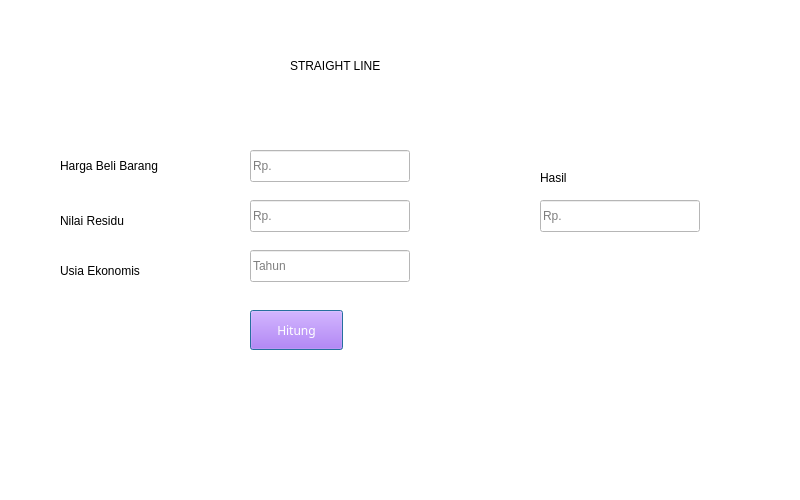
<?xml version="1.0" encoding="UTF-8"?>
<ui version="4.0">
 <class>Dialog</class>
 <widget class="QDialog" name="Dialog">
  <property name="geometry">
   <rect>
    <x>0</x>
    <y>0</y>
    <width>800</width>
    <height>500</height>
   </rect>
  </property>
  <property name="windowTitle">
   <string>Dialog</string>
  </property>
  <widget class="QWidget" name="widget" native="true">
   <property name="geometry">
    <rect>
     <x>0</x>
     <y>0</y>
     <width>800</width>
     <height>500</height>
    </rect>
   </property>
   <property name="styleSheet">
    <string notr="true">Background-color: rgb(255, 255, 255);</string>
   </property>
   <widget class="QLabel" name="label">
    <property name="geometry">
     <rect>
      <x>290</x>
      <y>50</y>
      <width>211</width>
      <height>31</height>
     </rect>
    </property>
    <property name="styleSheet">
     <string notr="true">font: 57 18pt &quot;Dubai Medium&quot;;
color:black;</string>
    </property>
    <property name="text">
     <string>STRAIGHT LINE</string>
    </property>
   </widget>
   <widget class="QLabel" name="label_2">
    <property name="geometry">
     <rect>
      <x>60</x>
      <y>150</y>
      <width>151</width>
      <height>31</height>
     </rect>
    </property>
    <property name="styleSheet">
     <string notr="true">font: 12pt &quot;Dubai&quot;;
color:black;</string>
    </property>
    <property name="text">
     <string>Harga Beli Barang</string>
    </property>
   </widget>
   <widget class="QLineEdit" name="le_Harga">
    <property name="geometry">
     <rect>
      <x>250</x>
      <y>150</y>
      <width>160</width>
      <height>32</height>
     </rect>
    </property>
    <property name="styleSheet">
     <string notr="true">border-color:black;
color:black;</string>
    </property>
    <property name="placeholderText">
     <string>Rp. </string>
    </property>
   </widget>
   <widget class="QLabel" name="label_3">
    <property name="geometry">
     <rect>
      <x>60</x>
      <y>210</y>
      <width>101</width>
      <height>21</height>
     </rect>
    </property>
    <property name="styleSheet">
     <string notr="true">font: 12pt &quot;Dubai&quot;;
color:black;</string>
    </property>
    <property name="text">
     <string>Nilai Residu</string>
    </property>
   </widget>
   <widget class="QLineEdit" name="le_Nilai">
    <property name="geometry">
     <rect>
      <x>250</x>
      <y>200</y>
      <width>160</width>
      <height>32</height>
     </rect>
    </property>
    <property name="styleSheet">
     <string notr="true">border-color:black;
color:black;</string>
    </property>
    <property name="placeholderText">
     <string>Rp. </string>
    </property>
   </widget>
   <widget class="QLabel" name="label_4">
    <property name="geometry">
     <rect>
      <x>60</x>
      <y>260</y>
      <width>121</width>
      <height>21</height>
     </rect>
    </property>
    <property name="styleSheet">
     <string notr="true">font: 12pt &quot;Dubai&quot;;
color:black;</string>
    </property>
    <property name="text">
     <string>Usia Ekonomis</string>
    </property>
   </widget>
   <widget class="QLineEdit" name="le_Usia">
    <property name="geometry">
     <rect>
      <x>250</x>
      <y>250</y>
      <width>160</width>
      <height>32</height>
     </rect>
    </property>
    <property name="styleSheet">
     <string notr="true">border-color:black;
color:black;</string>
    </property>
    <property name="placeholderText">
     <string>Tahun</string>
    </property>
   </widget>
   <widget class="QPushButton" name="btn_Hitung">
    <property name="geometry">
     <rect>
      <x>250</x>
      <y>310</y>
      <width>93</width>
      <height>40</height>
     </rect>
    </property>
    <property name="font">
     <font>
      <family>Franklin Gothic Book</family>
      <pointsize>9</pointsize>
      <weight>50</weight>
      <bold>false</bold>
     </font>
    </property>
    <property name="autoFillBackground">
     <bool>false</bool>
    </property>
    <property name="styleSheet">
     <string notr="true">background-color: rgb(170, 85, 255);
color: rgb(255, 255, 255);</string>
    </property>
    <property name="text">
     <string>Hitung</string>
    </property>
   </widget>
   <widget class="QLabel" name="label_5">
    <property name="geometry">
     <rect>
      <x>540</x>
      <y>170</y>
      <width>55</width>
      <height>16</height>
     </rect>
    </property>
    <property name="styleSheet">
     <string notr="true">font: 12pt &quot;Dubai&quot;;
color:black;</string>
    </property>
    <property name="text">
     <string>Hasil</string>
    </property>
   </widget>
   <widget class="QLineEdit" name="le_Hasil">
    <property name="geometry">
     <rect>
      <x>540</x>
      <y>200</y>
      <width>160</width>
      <height>32</height>
     </rect>
    </property>
    <property name="styleSheet">
     <string notr="true">border-color:black;
color:black;</string>
    </property>
    <property name="placeholderText">
     <string>Rp. </string>
    </property>
   </widget>
   <widget class="QLabel" name="label_6">
    <property name="geometry">
     <rect>
      <x>20</x>
      <y>440</y>
      <width>50</width>
      <height>40</height>
     </rect>
    </property>
    <property name="text">
     <string/>
    </property>
    <property name="pixmap">
     <pixmap>left-arrow.png</pixmap>
    </property>
    <property name="scaledContents">
     <bool>true</bool>
    </property>
   </widget>
   <widget class="QLabel" name="Back">
    <property name="geometry">
     <rect>
      <x>20</x>
      <y>440</y>
      <width>50</width>
      <height>40</height>
     </rect>
    </property>
    <property name="text">
     <string/>
    </property>
    <property name="pixmap">
     <pixmap>../icon/left-arrow.png</pixmap>
    </property>
    <property name="scaledContents">
     <bool>true</bool>
    </property>
   </widget>
  </widget>
 </widget>
 <resources/>
 <connections/>
</ui>
